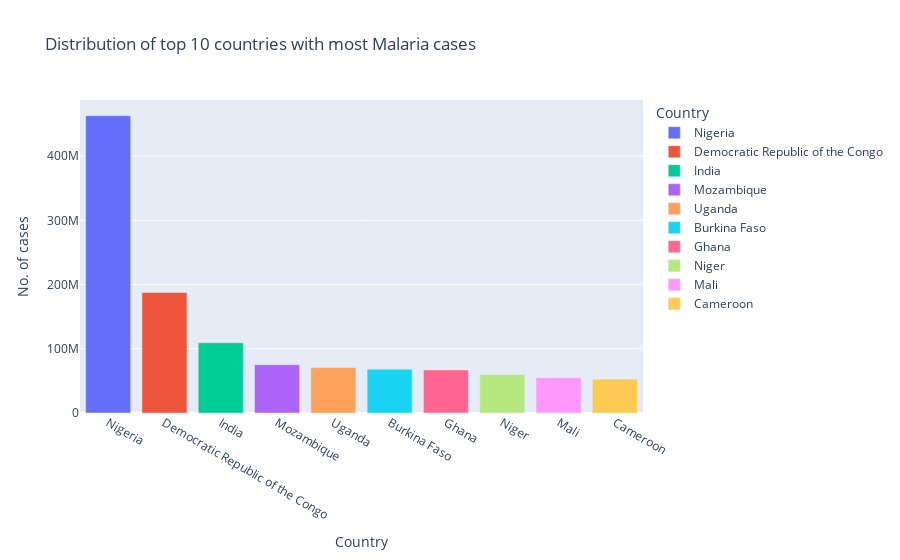

Notebook cell for this chart:
### Code cell
# Comparing the top 10 countries with most cases
top_10 = country_trend.nlargest(10, "No. of cases")
px.bar(top_10, x="Country", y="No. of cases", color="Country", title="Distribution of top 10 countries with most Malaria cases")

### Figure 1 — Plotly figure (JSON) as saved in the notebook; plotly's stock layout.template omitted (floating-point values rounded to 4 significant figures)
{"data": [{"hovertemplate": "Country=%{x}<br>No. of cases=%{y}<extra></extra>", "legendgroup": "Nigeria", "marker": {"color": "#636efa", "pattern": {"shape": ""}}, "name": "Nigeria", "orientation": "v", "showlegend": true, "textposition": "auto", "type": "bar", "x": ["Nigeria"], "xaxis": "x", "y": [462974399], "yaxis": "y"}, {"hovertemplate": "Country=%{x}<br>No. of cases=%{y}<extra></extra>", "legendgroup": "Democratic Republic of the Congo", "marker": {"color": "#EF553B", "pattern": {"shape": ""}}, "name": "Democratic Republic of the Congo", "orientation": "v", "showlegend": true, "textposition": "auto", "type": "bar", "x": ["Democratic Republic of the Congo"], "xaxis": "x", "y": [187665006], "yaxis": "y"}, {"hovertemplate": "Country=%{x}<br>No. of cases=%{y}<extra></extra>", "legendgroup": "India", "marker": {"color": "#00cc96", "pattern": {"shape": ""}}, "name": "India", "orientation": "v", "showlegend": true, "textposition": "auto", "type": "bar", "x": ["India"], "xaxis": "x", "y": [109280000], "yaxis": "y"}, {"hovertemplate": "Country=%{x}<br>No. of cases=%{y}<extra></extra>", "legendgroup": "Mozambique", "marker": {"color": "#ab63fa", "pattern": {"shape": ""}}, "name": "Mozambique", "orientation": "v", "showlegend": true, "textposition": "auto", "type": "bar", "x": ["Mozambique"], "xaxis": "x", "y": [75307208], "yaxis": "y"}, {"hovertemplate": "Country=%{x}<br>No. of cases=%{y}<extra></extra>", "legendgroup": "Uganda", "marker": {"color": "#FFA15A", "pattern": {"shape": ""}}, "name": "Uganda", "orientation": "v", "showlegend": true, "textposition": "auto", "type": "bar", "x": ["Uganda"], "xaxis": "x", "y": [70920818], "yaxis": "y"}, {"hovertemplate": "Country=%{x}<br>No. of cases=%{y}<extra></extra>", "legendgroup": "Burkina Faso", "marker": {"color": "#19d3f3", "pattern": {"shape": ""}}, "name": "Burkina Faso", "orientation": "v", "showlegend": true, "textposition": "auto", "type": "bar", "x": ["Burkina Faso"], "xaxis": "x", "y": [68118538], "yaxis": "y"}, {"hovertemplate": "Country=%{x}<br>No. of cases=%{y}<extra></extra>", "legendgroup": "Ghana", "marker": {"color": "#FF6692", "pattern": {"shape": ""}}, "name": "Ghana", "orientation": "v", "showlegend": true, "textposition": "auto", "type": "bar", "x": ["Ghana"], "xaxis": "x", "y": [67063749], "yaxis": "y"}, {"hovertemplate": "Country=%{x}<br>No. of cases=%{y}<extra></extra>", "legendgroup": "Niger", "marker": {"color": "#B6E880", "pattern": {"shape": ""}}, "name": "Niger", "orientation": "v", "showlegend": true, "textposition": "auto", "type": "bar", "x": ["Niger"], "xaxis": "x", "y": [60031408], "yaxis": "y"}, {"hovertemplate": "Country=%{x}<br>No. of cases=%{y}<extra></extra>", "legendgroup": "Mali", "marker": {"color": "#FF97FF", "pattern": {"shape": ""}}, "name": "Mali", "orientation": "v", "showlegend": true, "textposition": "auto", "type": "bar", "x": ["Mali"], "xaxis": "x", "y": [54826525], "yaxis": "y"}, {"hovertemplate": "Country=%{x}<br>No. of cases=%{y}<extra></extra>", "legendgroup": "Cameroon", "marker": {"color": "#FECB52", "pattern": {"shape": ""}}, "name": "Cameroon", "orientation": "v", "showlegend": true, "textposition": "auto", "type": "bar", "x": ["Cameroon"], "xaxis": "x", "y": [52941835], "yaxis": "y"}], "layout": {"barmode": "relative", "legend": {"title": {"text": "Country"}, "tracegroupgap": 0}, "title": {"text": "Distribution of top 10 countries with most Malaria cases"}, "xaxis": {"anchor": "y", "categoryarray": ["Nigeria", "Democratic Republic of the Congo", "India", "Mozambique", "Uganda", "Burkina Faso", "Ghana", "Niger", "Mali", "Cameroon"], "categoryorder": "array", "domain": [0, 1], "title": {"text": "Country"}}, "yaxis": {"anchor": "x", "domain": [0, 1], "title": {"text": "No. of cases"}}}}
